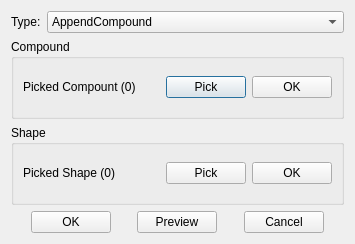
<?xml version="1.0" encoding="UTF-8"?>
<ui version="4.0">
 <class>AppendCompoundDialog</class>
 <widget class="QDialog" name="AppendCompoundDialog">
  <property name="geometry">
   <rect>
    <x>0</x>
    <y>0</y>
    <width>355</width>
    <height>244</height>
   </rect>
  </property>
  <property name="windowTitle">
   <string>AppendCompound</string>
  </property>
  <layout class="QGridLayout" name="gridLayout">
   <item row="0" column="0">
    <widget class="QWidget" name="widget_2" native="true">
     <property name="sizePolicy">
      <sizepolicy hsizetype="Preferred" vsizetype="Fixed">
       <horstretch>0</horstretch>
       <verstretch>0</verstretch>
      </sizepolicy>
     </property>
     <layout class="QGridLayout" name="gridLayout_2">
      <property name="leftMargin">
       <number>0</number>
      </property>
      <property name="topMargin">
       <number>0</number>
      </property>
      <property name="rightMargin">
       <number>0</number>
      </property>
      <property name="bottomMargin">
       <number>0</number>
      </property>
      <item row="0" column="0">
       <widget class="QLabel" name="label">
        <property name="sizePolicy">
         <sizepolicy hsizetype="Fixed" vsizetype="Preferred">
          <horstretch>0</horstretch>
          <verstretch>0</verstretch>
         </sizepolicy>
        </property>
        <property name="text">
         <string>Type:</string>
        </property>
       </widget>
      </item>
      <item row="0" column="1">
       <widget class="QComboBox" name="cmbType">
        <property name="currentIndex">
         <number>0</number>
        </property>
        <item>
         <property name="text">
          <string>AppendCompound</string>
         </property>
        </item>
       </widget>
      </item>
     </layout>
    </widget>
   </item>
   <item row="1" column="0">
    <widget class="QStackedWidget" name="stackedWidget_MainFace">
     <property name="currentIndex">
      <number>0</number>
     </property>
     <widget class="QWidget" name="pageChamfer_2">
      <layout class="QGridLayout" name="gridLayout_17">
       <property name="leftMargin">
        <number>0</number>
       </property>
       <property name="topMargin">
        <number>0</number>
       </property>
       <property name="rightMargin">
        <number>0</number>
       </property>
       <property name="bottomMargin">
        <number>0</number>
       </property>
       <item row="0" column="0">
        <widget class="QGroupBox" name="groupBoxEdges_2">
         <property name="title">
          <string>Compound</string>
         </property>
         <layout class="QGridLayout" name="gridLayout_5" columnstretch="1,0,0">
          <item row="0" column="0">
           <widget class="QLabel" name="labelEdges_MainFace">
            <property name="text">
             <string>Picked Compount (0)</string>
            </property>
           </widget>
          </item>
          <item row="0" column="1">
           <widget class="QPushButton" name="btnSelect_MainFace">
            <property name="text">
             <string>Pick</string>
            </property>
           </widget>
          </item>
          <item row="0" column="2">
           <widget class="QPushButton" name="btnSelectOK_MainFace">
            <property name="text">
             <string>OK</string>
            </property>
           </widget>
          </item>
         </layout>
        </widget>
       </item>
      </layout>
     </widget>
    </widget>
   </item>
   <item row="2" column="0">
    <widget class="QStackedWidget" name="stackedWidget_Faces">
     <property name="currentIndex">
      <number>0</number>
     </property>
     <widget class="QWidget" name="pageChamfer">
      <layout class="QGridLayout" name="gridLayout_16">
       <property name="leftMargin">
        <number>0</number>
       </property>
       <property name="topMargin">
        <number>0</number>
       </property>
       <property name="rightMargin">
        <number>0</number>
       </property>
       <property name="bottomMargin">
        <number>0</number>
       </property>
       <item row="0" column="0">
        <widget class="QGroupBox" name="groupBoxEdges">
         <property name="title">
          <string>Shape</string>
         </property>
         <layout class="QGridLayout" name="gridLayout_4" columnstretch="1,0,0">
          <item row="0" column="0">
           <widget class="QLabel" name="labelEdges_faces">
            <property name="text">
             <string>Picked Shape (0)</string>
            </property>
           </widget>
          </item>
          <item row="0" column="1">
           <widget class="QPushButton" name="btnSelect_Faces">
            <property name="text">
             <string>Pick</string>
            </property>
           </widget>
          </item>
          <item row="0" column="2">
           <widget class="QPushButton" name="btnSelectOK_Faces">
            <property name="text">
             <string>OK</string>
            </property>
           </widget>
          </item>
         </layout>
        </widget>
       </item>
      </layout>
     </widget>
    </widget>
   </item>
   <item row="3" column="0">
    <widget class="QWidget" name="widget" native="true">
     <property name="sizePolicy">
      <sizepolicy hsizetype="Preferred" vsizetype="Fixed">
       <horstretch>0</horstretch>
       <verstretch>0</verstretch>
      </sizepolicy>
     </property>
     <layout class="QGridLayout" name="gridLayout_3">
      <property name="leftMargin">
       <number>0</number>
      </property>
      <property name="topMargin">
       <number>0</number>
      </property>
      <property name="rightMargin">
       <number>0</number>
      </property>
      <property name="bottomMargin">
       <number>0</number>
      </property>
      <item row="0" column="4">
       <spacer name="horizontalSpacer_3">
        <property name="orientation">
         <enum>Qt::Horizontal</enum>
        </property>
        <property name="sizeHint" stdset="0">
         <size>
          <width>40</width>
          <height>20</height>
         </size>
        </property>
       </spacer>
      </item>
      <item row="0" column="1">
       <widget class="QPushButton" name="btnOK">
        <property name="text">
         <string>OK</string>
        </property>
       </widget>
      </item>
      <item row="0" column="3">
       <widget class="QPushButton" name="btnApply">
        <property name="text">
         <string>Preview</string>
        </property>
       </widget>
      </item>
      <item row="0" column="5">
       <widget class="QPushButton" name="btnCancel">
        <property name="text">
         <string>Cancel</string>
        </property>
       </widget>
      </item>
      <item row="0" column="2">
       <spacer name="horizontalSpacer_2">
        <property name="orientation">
         <enum>Qt::Horizontal</enum>
        </property>
        <property name="sizeHint" stdset="0">
         <size>
          <width>40</width>
          <height>20</height>
         </size>
        </property>
       </spacer>
      </item>
      <item row="0" column="0">
       <spacer name="horizontalSpacer">
        <property name="orientation">
         <enum>Qt::Horizontal</enum>
        </property>
        <property name="sizeHint" stdset="0">
         <size>
          <width>40</width>
          <height>20</height>
         </size>
        </property>
       </spacer>
      </item>
      <item row="0" column="6">
       <spacer name="horizontalSpacer_4">
        <property name="orientation">
         <enum>Qt::Horizontal</enum>
        </property>
        <property name="sizeHint" stdset="0">
         <size>
          <width>40</width>
          <height>20</height>
         </size>
        </property>
       </spacer>
      </item>
     </layout>
    </widget>
   </item>
  </layout>
 </widget>
 <resources/>
 <connections/>
</ui>
